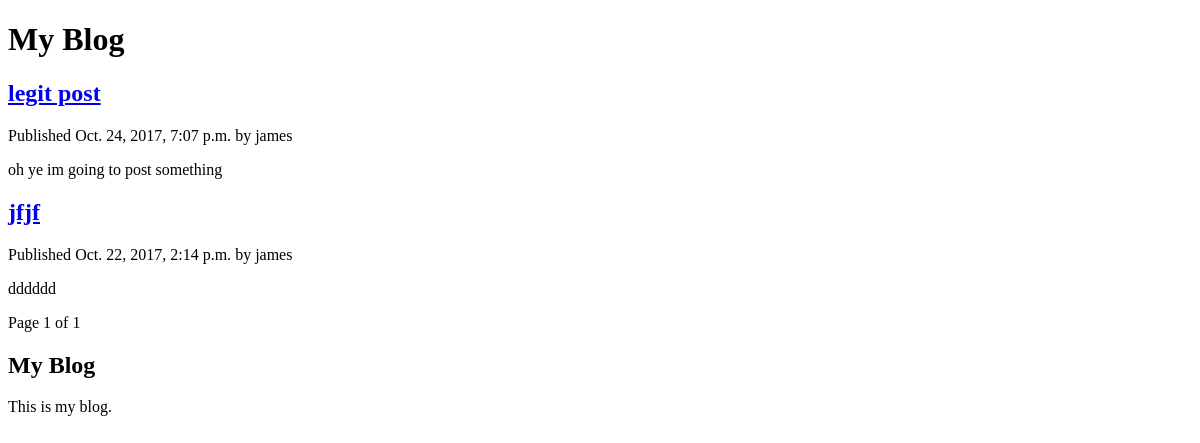
The page /blog/ on the database as committed earlier.
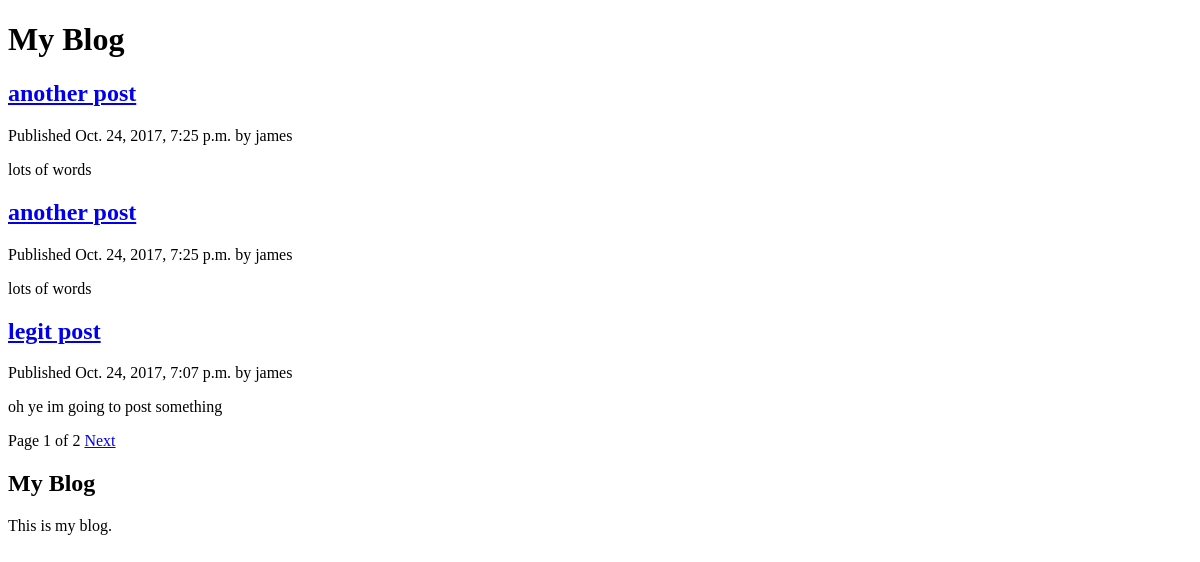
The same page on the database as committed later.
### blog/models.py (models this page shows, shortened)
class Post(models.Model):
    STATUS_CHOICES = (
        ('draft', 'Draft'),
        ('published', 'published'),
    )
    title = models.CharField(max_length=250)
    slug = models.SlugField(max_length=250, unique_for_date='publish')
    author = models.ForeignKey(User, related_name='blog_post')
    body = models.TextField()
    publish = models.DateTimeField(default=timezone.now)
    created = models.DateTimeField(auto_now_add=True)
    updated = models.DateTimeField(auto_now=True)
    status = models.CharField(max_length=10, choices=STATUS_CHOICES, default='draft')
    objects = models.Manager()
    published = PublishedManager()
    class Meta:
        ordering = ('-publish',)
    def get_absolute_url(self):
        return reverse('blog:post_detail', args=[
                self.publish.year,
                self.publish.strftime('%m'),
                self.publish.strftime('%d'),
                self.slug
            ]
        )

### blog/views.py (the view)
def post_list(request):
    object_list = Post.published.all()
    paginator = Paginator(object_list, 3)
    page = request.GET.get('page')
    try:
        posts = paginator.page(page)
    except PageNotAnInteger:
        posts = paginator.page(1)
    except EmptyPage:
        posts = paginator.page(paginator.num_pages)
    return render(request, 'blog/post/list.html', {'page': page, 'posts': posts})

### blog/models.py (called while the page is built)
    def get_queryset(self):
        return super(PublishedManager, self).get_queryset().filter(status='published')

### blog/templates/blog/post/list.html (shortened to what this page needs)
{% extends "blog/base.html" %}
{% block content %}
  <h1>My Blog</h1>
  {% for post in posts %}
    <h2><a href="{{ post.get_absolute_url }}">{{post.title}}</a></h2>
    <p class="date">Published {{ post.publish }} by {{ post.author }}</p>
    {{post.body|truncatewords:30|linebreaks}}
  {% endfor %}
  {% include "pagination.html" with page=posts %}
{% endblock %}

### blog/templates/blog/base.html (shortened to what this page needs)
{% load staticfiles %}
<!DOCTYPE html>
<html>
  <head>
  </head>
  <body>
    <div id="content">
      {% block content %}
      {% endblock %}
    </div>
    <div id="side-bar">
      <h2>My Blog</h2>
      <p>This is my blog.</p>
    </div>
  </body>
</html>

### blog/templates/pagination.html (shortened to what this page needs)
<div class="pagination">
  <span>
    Page {{page.number}} of {{page.paginator.num_pages}}
  </span>
  {% if page.has_next %}
    <a href="?page={{ page.next_page_number }}">Next</a>
  {% endif %}
</div>

Rows that differ between the two databases and show on the page:
no longer on this page (row unchanged): Post: title "jfjf", publish "Oct. 22, 2017, 2:14 p.m.", author "james", body "dddddd"
added Post: title "another post", publish "Oct. 24, 2017, 7:25 p.m.", author "james", body "lots of words"
added Post: title "another post", publish "Oct. 24, 2017, 7:25 p.m.", author "james", body "lots of words"
Other text that changed with them:
{{ page.paginator.num_pages }}: "1" → "2"
text now shown: "Next"
